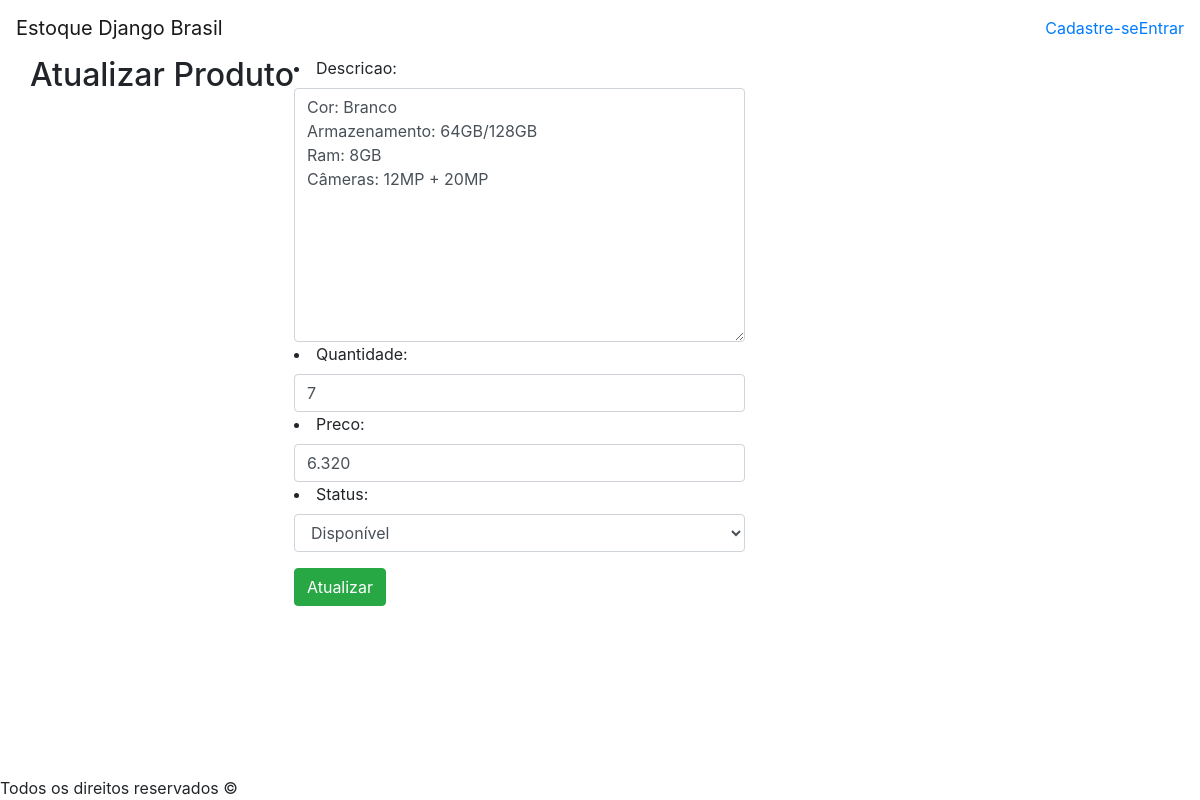
Screenshot of /produto-apple-iphone-xr/atualizar with the database file from the repository.
### application/models.py (models this page shows, shortened)
class Produto(models.Model):
    STATUS = (('Disponível', 'Disponível'), ('Indisponível', 'Indisponível'))
    nome = models.CharField(max_length=50)
    marca = models.CharField(max_length=50)
    slug = models.SlugField(max_length=100)
    descricao = models.TextField()
    quantidade = models.IntegerField()
    preco = models.CharField(max_length=6)
    usuario = models.ForeignKey(User, on_delete=models.CASCADE) # Mostrará o usuário que fez o cadastro do produto
    cadastrado = models.DateTimeField(default=timezone.now) # Só é alterado no momento do cadastro do produto
    alterado = models.DateTimeField(auto_now=True) # Salvará a data e hora em que sofrer alguma alteração
    status = models.CharField(max_length=12, choices=STATUS, default='Disponível')
    class Meta:
        ordering = ('cadastrado',)

### application/views.py (the view, shortened to what this page needs)
# urls.py: path('<slug:slug>/atualizar', views.ProdutoUpdateView.as_view(), name='atualizarProduto'),
class ProdutoUpdateView(SuccessMessageMixin, UpdateView):
    model = Produto
    fields = ['descricao', 'quantidade', 'preco', 'status']
    template_name = 'produto/atualizar-produto.html'
    success_message = "%(field)s atualizado com sucesso."

### application/templates/produto/atualizar-produto.html (shortened to what this page needs)
{% extends 'base.html' %}
{% block content %}
    <div class="row background-color">
        <div class="titulo">
            <h2>Atualizar Produto</h2>
        </div>
        <div class="formulario">
            <form method="post"> {% csrf_token %}
                <div class="dados-form form-group">
                    {{form.as_ul}}
                </div>
                <div class="button">
                    <button type="submit" class="btn btn-success">Atualizar</button>
                </div>
            </form>
        </div>
    </div>
{% endblock content %}

### rows the page displays
Produto: descricao "Cor: Branco Armazenamento: 64GB/128GB Ram: 8GB Câmeras: 12MP + 20MP", quantidade "7", preco "6.320", status "Disponível"
